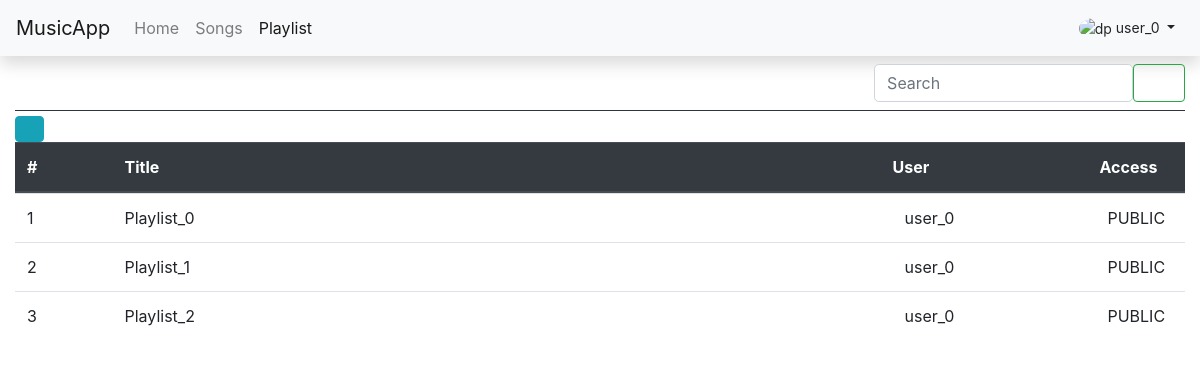
The page /music/playlists (signed in) on the database as committed earlier.
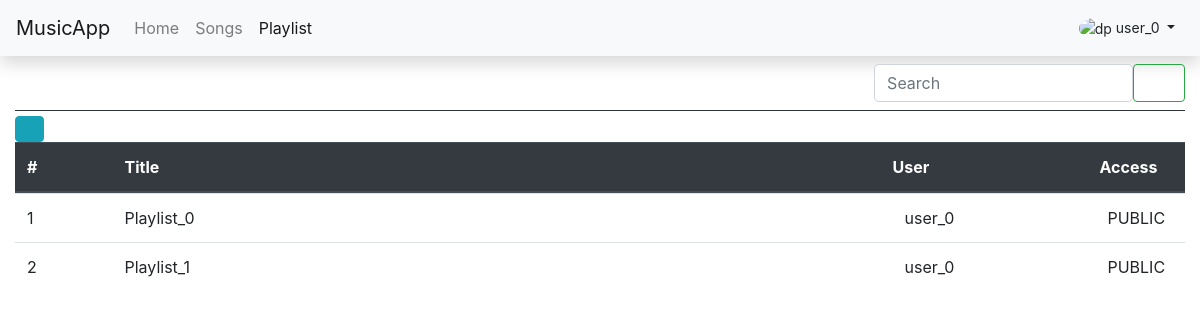
The same page on the database as committed later.
### music/models.py (models this page shows)
class Playlist(models.Model):
    playlist_title = models.CharField(max_length=250, unique=True)
    playlist_user = models.ForeignKey(User, on_delete=models.CASCADE)
    playlist_scope = models.CharField(max_length=20, choices=SCOPE)
    playlist_created_on = models.DateTimeField(default=timezone.now)

### music/views.py (the view)
# urls.py: path('playlists', views.playlist_view, name='playlist'),
@login_required(login_url='/music/')
def playlist_view(request):
    follow = Follow.objects.filter(follower=request.user)
    playlistdata = []
    for u in [fl.user for fl in follow]:
        for pl in u.playlist_set.filter(playlist_scope='FOLLOWERS'):
            playlistdata.append(pl)
    print(playlistdata)
    return render(request, 'music/playlist.html', {
        'pg_active': True,
        'playlistview': False,
        'playlistdata': playlistdata,
    })

### music/templates/music/playlist.html (shortened to what the changed rows need)
{% extends 'music/base.html' %}
{% block content %}
<div class="container-fluid px-0">
    <div class="container-fluid p-0">
        <div class="row">
            <div class="container-fluid col-lg-12 p-0">
                <div class="container-fluid">
                    <div class="slidebase">
                        <div class="slidebase">
                            {% if playlistview %}
                            <table class="table demo table-fixed table-hover table-responsive-lg mx-0">
                                <thead class="thead-dark">
                                    <tr scope="row display-2">
                                        <th scope="col" class='col-lg-1 col-2 col-sm-1' data-hint='songidHead'>#</th>
                                        <th scope="col" class='col-lg-1 col-2 col-sm-1 d-none' data-hint='selector'><i
                                                class="fas fa-square fa-lg"></i></th>
                                        <th scope="col" class='col-lg-8 col-8 col-sm-8' data-hint='titleHead'>Title</th>
                                        <th scope="col" class='col-lg-2 col-2 col-sm-2 d-none d-sm-block px-0'
                                            data-hint='durationHead'>Duration
                                        </th>
                                        <th scope="col" class="col-lg-1 col-2 col-sm-1" data-hint='favoriteHead'>
                                            Favorite</th>
                                    </tr>
                                </thead>
                                <tbody id='songcontent'>
                                    {% for song in playlistsongs %}
                                    <tr scope="row" data-id={{ song.id }} data-is='unchecked'>
                                        <td class="col-lg-1 col-2 col-sm-1" data-hint='songid'>{{song.id}}</td>
                                        <td class='col-lg-1 col-2 col-sm-1 d-none' data-hint='isselect'><i
                                                class="far fa-square fa-lg"></i></td>
                                        <td class="col-lg-8 col-8 col-sm-8" data-hint='title'>{{song.song_title}}</td>
                                        <td class="col-lg-2 col-2 col-sm-2 d-none d-sm-block" data-hint='duration'>
                                            {{song.song_duration}}</td>
                                        <td class='col-lg-1 col-2 col-sm-1 text-center' data-hint='favorite'><i
                                                class="fa{% if song.is_fav %}s{% else %}r{% endif %} fa-heart fa-lg text-danger"></i>
                                        </td>
                                    </tr>
                                    {% endfor %}
                                </tbody>
                            </table>
                            {% else %}
                            <table class="table demo table-fixed table-hover table-responsive-lg mx-0">
                                <thead class="thead-dark">
                                    <tr scope="row display-2">
                                        <th scope="col" class='col-lg-1 col-2 col-sm-1' data-hint='plistidHead'>#</th>
                                        <th scope="col" class='col-lg-8 col-8 col-sm-8' data-hint='plistTitleHead'>Title
                                        </th>
                                        <th scope="col" class='col-lg-2 col-2 col-sm-2 d-none d-sm-block px-0'
                                            data-hint='plistUserHead'>User</th>
                                        <th scope="col" class="col-lg-1 col-2 col-sm-1" data-hint='plistScopeHead'>
                                            Access
                                        </th>
                                    </tr>
                                </thead>
                                <tbody id="tbcontent">
                                    {% for plist in user.playlist_set.all %}
                                    <tr scope="row" class="playlistrow" data-id={{ plist.id }} data-is='unchecked'>
                                        <td class="col-lg-1 col-2 col-sm-1" data-hint='plistid'>{{plist.id}}</td>
                                        <td class="col-lg-8 col-8 col-sm-8" data-hint='plistTitle'>
                                            {{plist.playlist_title}}
                                        </td>
                                        <td class="col-lg-2 col-2 col-sm-2 d-none d-sm-block" data-hint='plistUser'>
                                            {{plist.playlist_user}}</td>
                                        <td class='col-lg-1 col-2 col-sm-1 text-center' data-hint='plistScope'>
                                            {{plist.playlist_scope}}
                                        </td>
                                    </tr>
                                    {% endfor %}
                                </tbody>
                            </table>
                            {% endif %}
                        </div>
                    </div>
                </div>
            </div>
        </div>
    </div>
</div>
{% endblock content %}

Rows that differ between the two databases and show on the page:
removed Playlist: id "3", playlist_title "Playlist_2", playlist_user "user_0", playlist_scope "PUBLIC"
